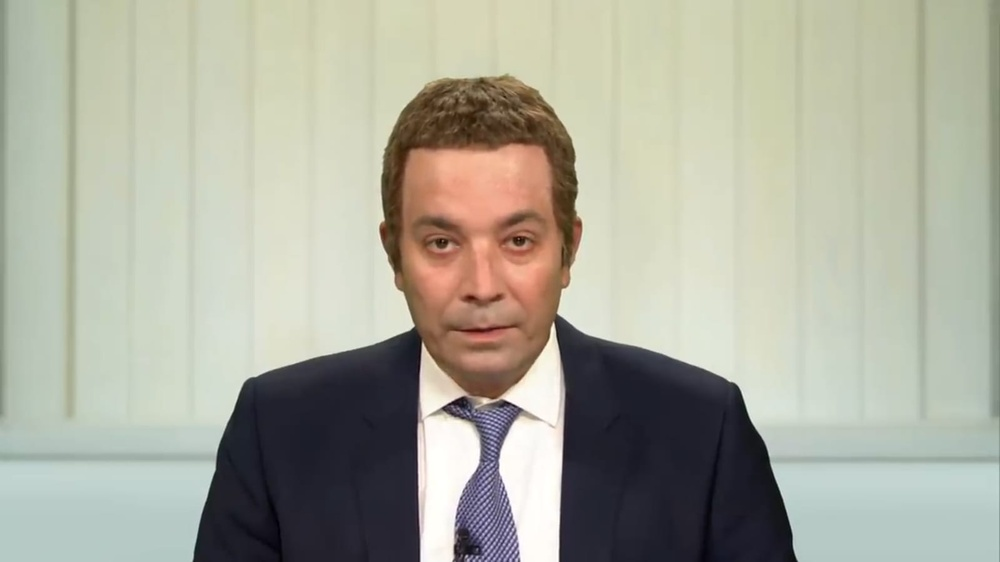
#> input picture markz/markz.jpeg, 1000 x 562 px, shrunk from 1599 x 899 before the run, found by its file name
$ jupyter execute 'Face Detection with Python using OpenCV.ipynb'
#> lines starting #> are read from the running program, lines starting #| are printed output that depends on the picture; after the words box and inside, x2 and y2 are one past the last pixel; in counts of white or black regions, pixels touching at a corner belong together
[cell 1]
#Let us load the required libraries

import cv2
from matplotlib import pyplot as plt
import numpy as np

[cell 2]
#Let us load the image

img = cv2.imread('markz.jpeg')
#> img is the input picture: shape (562, 1000, 3); mean B, G, R 156.9, 171.1, 170.5

[cell 3]
plt.imshow(img)

Since we know that OpenCv loads an image in BGR format, so we need to convert it into RGB format to be able to display its true colors.

[cell 4]
img = cv2.cvtColor(img, cv2.COLOR_BGR2RGB)

plt.imshow(img)

We can also convert from BGR to RGB by calling a small function.

[cell 5]
def convertToRGB(img):
    return cv2.cvtColor(img, cv2.COLOR_BGR2RGB)

[cell 6]
#Loading the classifier for frontal face

face_cascade = cv2.CascadeClassifier(cv2.data.haarcascades + "haarcascade_frontalface_default.xml")

[cell 7]
#We shall now detect the face by using detectMultiscale

img = cv2.imread('markz.jpeg')
gray = cv2.cvtColor(img, cv2.COLOR_BGR2GRAY)
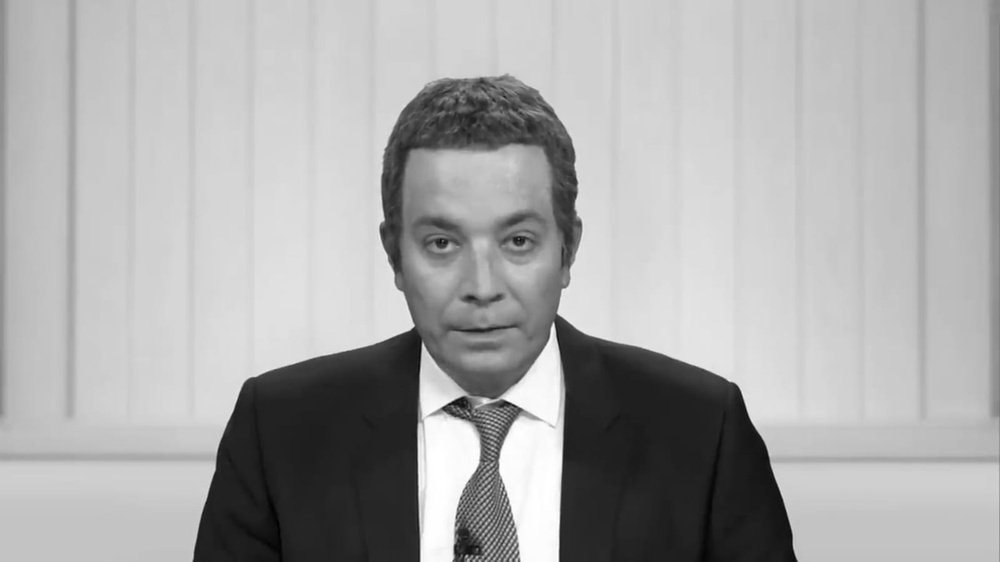
#> gray: shape (562, 1000); min 1, max 255, mean 169.3
faces = face_cascade.detectMultiScale(gray, 1.3, 5)
#> faces = [[381, 164, 199, 199]]

[cell 8]
#Looping the co-ordinates and drawing rectangles around them
#We will green rectangle with thickness 5
#characterizing x, y coordinates with its pixels

for (x,y,w,h) in faces:
     cv2.rectangle(img, (x, y), (x+w, y+h), (0, 255, 0), 5)
#> this loop made 1 pass
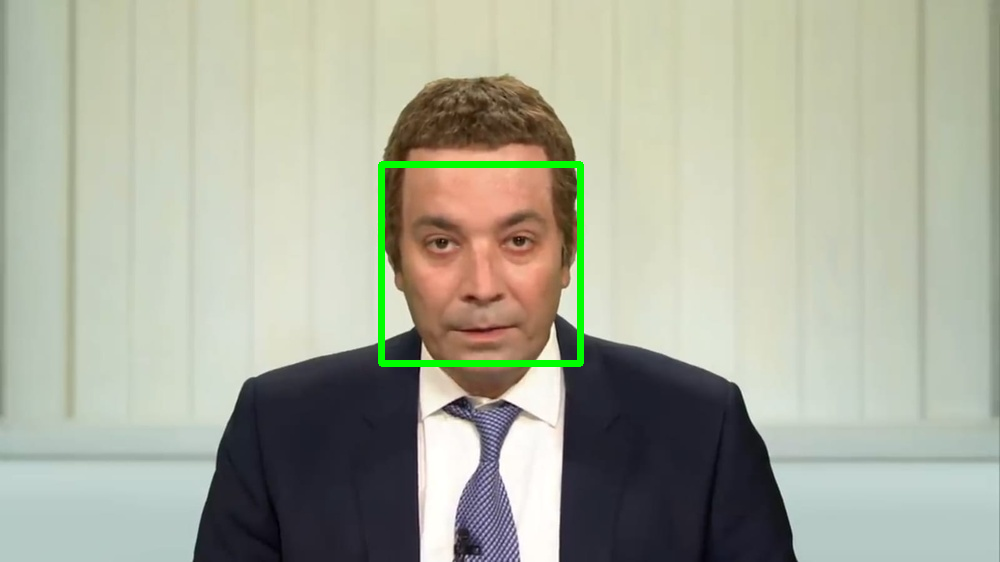
#> img: shape (562, 1000, 3); 0.99% of pixels changed, all inside (x1, y1, x2, y2) = (378, 161, 584, 367)

[cell 9]
#Converting the image to RGB and showing the image

plt.imshow(convertToRGB(img))

[cell 10]
#Saving the image

cv2.imwrite("markz1.png", faces)
#> Out = True
